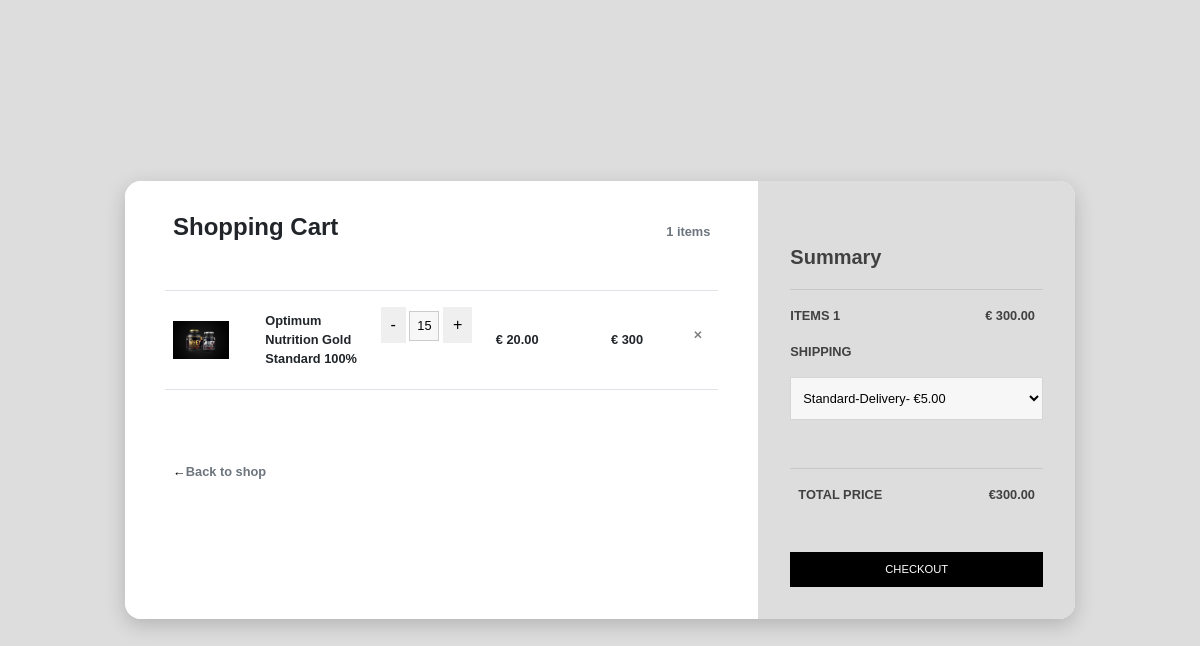
Before: /cart/ (signed in) with the older database file.
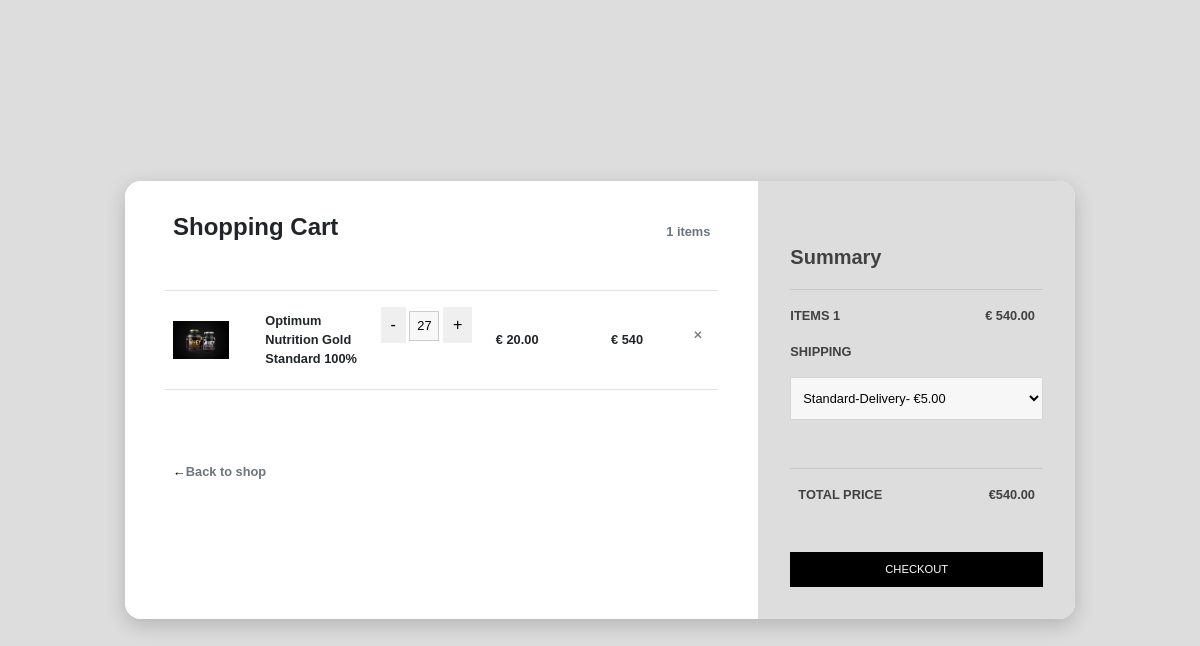
After: the same page with the newer database file.
### market/models.py (models this page shows, shortened)
class Cart(models.Model):
    user = models.ForeignKey(User, on_delete=models.CASCADE, null=True, blank=True)
    created_at = models.DateTimeField(auto_now_add=True)
    updated_at = models.DateTimeField(auto_now=True)

class CartItem(models.Model):
    cart = models.ForeignKey(Cart, on_delete=models.CASCADE, related_name='items')
    product = models.ForeignKey(Product, on_delete=models.CASCADE)
    quantity = models.PositiveIntegerField(default=0)
    price_sum = models.PositiveIntegerField(default=0)

class Product(models.Model):
    name = models.CharField(max_length=150, blank=True, null=True)
    image = models.ImageField(upload_to='products/', default='/default/image.jpg')
    price = models.DecimalField(max_digits=10, decimal_places=2, blank=True, null=True)
    short_description = models.TextField(max_length=200, blank=True, null=True)
    description = RichTextField()
    old_price = models.DecimalField(
        default=None, max_digits=10, decimal_places=2, blank=True, null=True
    )
    created = models.DateTimeField(
        auto_now_add=False, blank=True, null=True, default=timezone.now
    )
    def __str__(self):
        return self.name

### market/views.py (the view)
# urls.py: path("cart/", views.cart_view, name="cart"),
def cart_view(request):
    cart, created = Cart.objects.get_or_create(user=request.user)
    total_price = sum([item.quantity * item.product.price for item in cart.items.all()])
    return render(request, 'market/cart.html', {'cart': cart, 'total_price': total_price})

### market/templates/market/cart.html (shortened to what this page needs)
<!doctype html>
<html>
<head>
    <link href='https://stackpath.bootstrapcdn.com/bootstrap/4.3.1/css/bootstrap.min.css' rel='stylesheet'>
    <link href='https://cdnjs.cloudflare.com/ajax/libs/font-awesome/4.7.0/css/font-awesome.min.css' rel='stylesheet'>
</head>
<body className='snippet-body'>
    <div class="card">
        <div class="row">
            <div class="col-md-8 cart">
                <div class="title">
                    <div class="row">
                        <div class="col"><h4><b>Shopping Cart</b></h4></div>
                        <div class="col align-self-center text-right text-muted">{{ cart.items.all.count }} items</div>
                    </div>
                </div>
                {% if cart.items.all %}
                {% for item in cart.items.all %}
                <div class="row border-top border-bottom">
                    <div class="row main align-items-center">
                        <div class="col-2"><img class="img-fluid" src="{{ item.product.image.url }}"></div>
                        <div class="col">
                            <div class="row">{{ item.product }}</div>
                        </div>
                        <div class="col">
                            <button class="decrease-quantity">-</button>
                            <input type="number" id="quantity-input-{{ item.id }}" class="quantity-input" value="{{ item.quantity }}" min="1" data-item-id="{{ item.id }}">
                            <button class="increase-quantity">+</button>
                        </div>
                        <div class="col" >&euro; {{ item.product.price }}</div>
                        <div class="col" id="item-price-{{ item.id }}">&euro; {{ item.price_sum }}
                        <span class="close"><a href="{% url 'remove-item' cart_item_id=item.id %}">&#10005;</a>
                        </span>
                        </div>
                    </div>
                </div>
                {% endfor %}
                <div class="back-to-shop"><a href="{% url 'main' %}">&leftarrow;<span class="text-muted">Back to shop</span></a></div>
            </div>
            <div class="col-md-4 summary">
                <div><h5><b>Summary</b></h5></div>
                <hr>
                <div class="row">
                    <div class="col" style="padding-left:0;">ITEMS {{ cart.items.all.count }}</div>
                    <div class="col text-right" id="total-price">&euro; {{ total_price }}</div>
                </div>
                <form>
                    <p>SHIPPING</p>
                    <select><option class="text-muted">Standard-Delivery- &euro;5.00</option></select>
                </form>
                <div class="row" style="border-top: 1px solid rgba(0,0,0,.1); padding: 2vh 0;">
                    <div class="col">TOTAL PRICE</div>
                    <div class="col text-right">&euro;{{ total_price }}</div>
                </div>
                <button class="btn">CHECKOUT</button>
            </div>
            {% else %}
                <p>Your Shopping cart is empty</p>
            {% endif %}
        </div>
    </div>
</body>
</html>

### market/templates/market/cart.html (style rules this page uses)
body { background: #ddd; min-height: 100vh; vertical-align: middle; display: flex; font-family: sans-serif; font-size: 0.8rem; font-weight: bold; }
.title { margin-bottom: 5vh; }
.card { margin: auto; max-width: 950px; width: 90%; box-shadow: 0 6px 20px 0 rgba(0, 0, 0, 0.19); border-radius: 1rem; border: transparent; }
.cart { background-color: #fff; padding: 4vh 5vh; border-bottom-left-radius: 1rem; border-top-left-radius: 1rem; }
.summary { background-color: #ddd; border-top-right-radius: 1rem; border-bottom-right-radius: 1rem; padding: 4vh; color: rgb(65, 65, 65); }
.row { margin: 0; }
.title b { font-size: 1.5rem; }
.main { margin: 0; padding: 2vh 0; width: 100%; }
.col-2, .col { padding: 0 1vh; }
a { padding: 0 1vh; }
.close { margin-left: auto; font-size: 0.7rem; }
img { width: 3.5rem; }
.back-to-shop { margin-top: 4.5rem; }
h5 { margin-top: 4vh; }
hr { margin-top: 1.25rem; }
form { padding: 2vh 0; }
select { border: 1px solid rgba(0, 0, 0, 0.137); padding: 1.5vh 1vh; margin-bottom: 4vh; outline: none; width: 100%; background-color: rgb(247, 247, 247); }
input { border: 1px solid rgba(0, 0, 0, 0.137); padding: 1vh; margin-bottom: 4vh; outline: none; width: 100%; background-color: rgb(247, 247, 247); }
.btn { background-color: #000; border-color: #000; color: white; width: 100%; font-size: 0.7rem; margin-top: 4vh; padding: 1vh; border-radius: 0; }
a { color: black; }
.quantity-input { width: 30px; height: 30px; text-align: center; padding: 2px; border: 1px solid #ccc; -moz-appearance: textfield; }
.decrease-quantity, .increase-quantity { border: none; padding: 6px 10px; font-size: 16px; cursor: pointer; }

Changed rows visible on the page:
changed CartItem "Optimum Nutrition Gold Standard 100%": quantity "15" → "27"; price_sum "300" → "540"
Other visible differences:
{{ total_price }}: "300.00" → "540.00"
